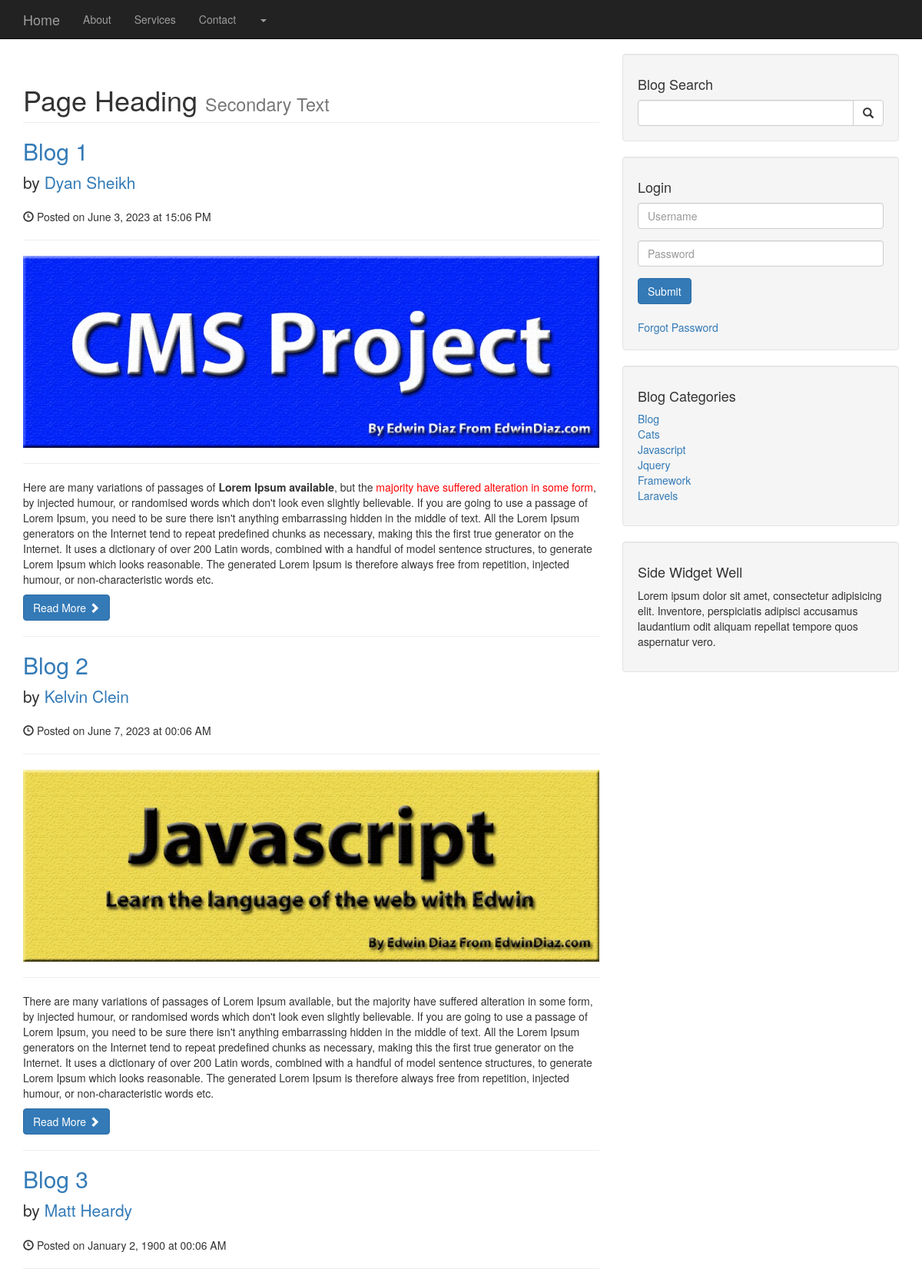
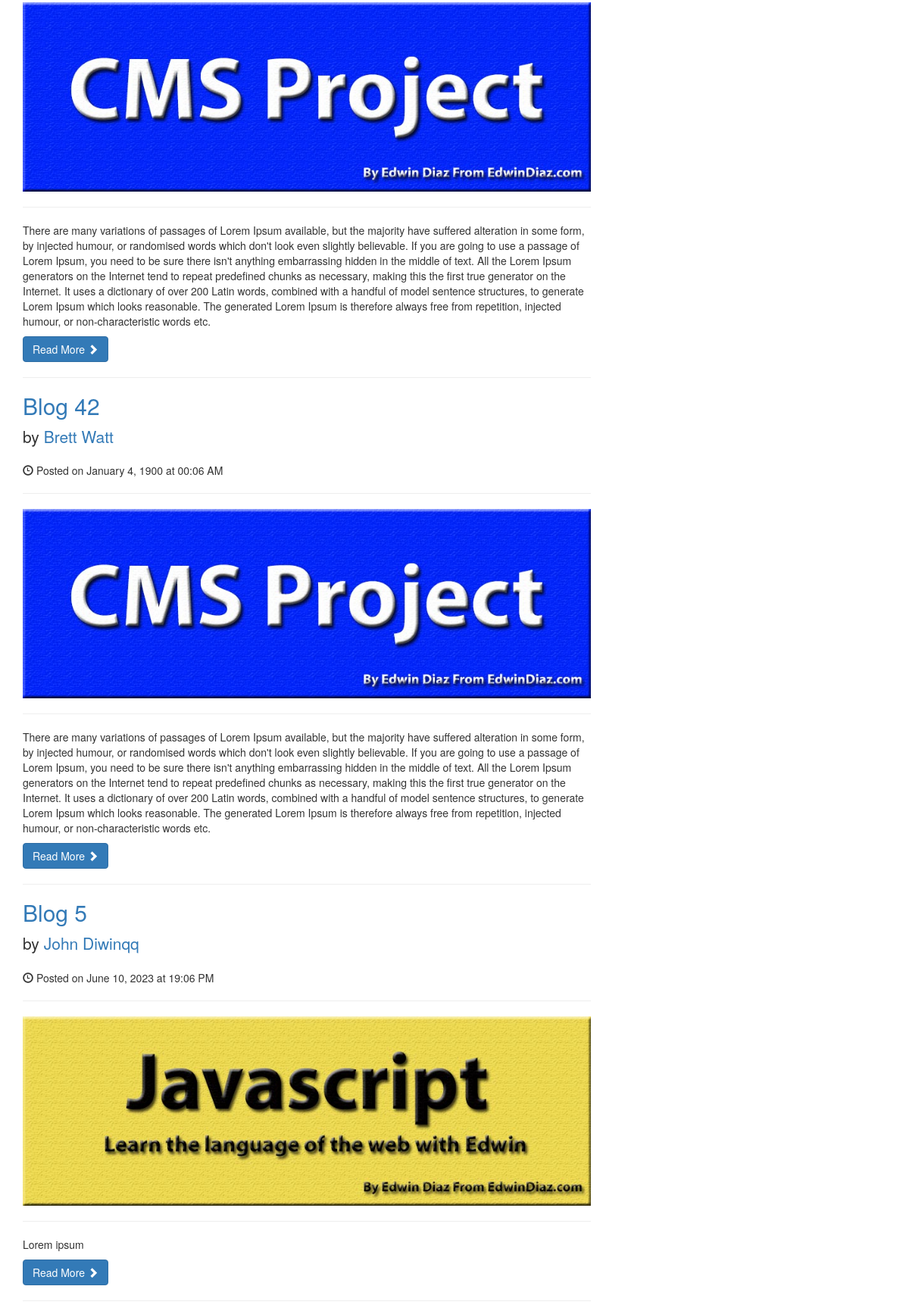
The page /users/index.php (upper part) on the database its author committed (2 pictures, top to bottom).
### tables this page shows
CREATE TABLE `tbl_posts` (
  `id` int(11) NOT NULL,
  `post_cat_id` int(11) DEFAULT NULL,
  `post_title` varchar(100) DEFAULT NULL,
  `post_author` varchar(100) DEFAULT NULL,
  `post_user` varchar(100) DEFAULT NULL,
  `post_date` varchar(100) DEFAULT NULL,
  `post_image` varchar(100) DEFAULT NULL,
  `post_content` longtext DEFAULT NULL,
  `post_tag` varchar(100) DEFAULT NULL,
  `post_comment_count` varchar(100) DEFAULT '0',
  `post_status` varchar(100) DEFAULT 'draft',
  `post_view_count` varchar(100) DEFAULT '0',
  `created_at` datetime NOT NULL DEFAULT current_timestamp(),
  `updated_at` timestamp NULL DEFAULT current_timestamp() ON UPDATE current_timestamp(),
  `deleted_at` datetime DEFAULT NULL
);

CREATE TABLE `tbl_category` (
  `id` int(11) NOT NULL,
  `cat_name` varchar(100) NOT NULL,
  `updated_at` date DEFAULT current_timestamp(),
  `deleted_at` date DEFAULT NULL
);

### database.php (called while the page is built, shortened)
<?php
class database{
    private $hostname = DB_HOSTNAME;
    private $dbName = DB_NAME;
    private $username = DB_USERNAME;
    private $password = DB_USERPWD;
    public function __construct(){
    try{
        if($this->conn = new mysqli($this->hostname,$this->username,$this->password,$this->dbName)){
            return $this->conn;
        }else{
            throw new Exception('Unable to connect');
        }
    }catch(Exception $e){
            echo $e->getMessage();
        }
    }
}
?>

### maincontroller.php (called while the page is built, shortened)
<?php
require_once "../database.php";
class maincontroller extends database{
    public function fetchAllData($table_name){
        $sql = "SELECT * FROM $table_name WHERE `deleted_at` IS NULL";
        $res = $this->conn->query($sql);
        if($res->num_rows > 0){
            return $res;
        }else{
            return false;
        }
    }
}
?>

### users/index.php (the view, shortened to what this page needs)
<?php
require_once "../maincontroller.php";
$obj = new maincontroller();
$result = $obj->fetchAllData("tbl_category");
$posts = $obj->fetchAllData("tbl_posts");
?>
<!DOCTYPE html>
<html lang="en">
<head>
    <link href="css/bootstrap.min.css" rel="stylesheet">
    <link href="css/blog-home.css" rel="stylesheet">
</head>
<body>
    <?php include "include/header.php"?>
    <div class="container">
        <div class="row">
            <div class="col-md-8">
                <h1 class="page-header">
                    Page Heading
                    <small>Secondary Text</small>
                </h1>
                <?php
                if($posts){
                foreach ($posts as $row){?>
                <h2>
                    <a href="userspost.php?edit=<?php echo $row['id'];?>"><?php echo ucfirst($row['post_title']) ;?></a>
                </h2>
                <p class="lead">
                    by <a href="userspost.php?edit=<?php echo $row['id'];?>"><?php echo ucfirst($row['post_author']) ;?></a>
                </p>
                <p><span class="glyphicon glyphicon-time"></span>
                <?php
                $text = $row['created_at'];
                $dd = explode(" ",$text);
                echo "Posted on " .date("F j, Y", strtotime($dd[0])) ." at ". date('H:m A', strtotime($dd[1]));
                ?>
                </p>
                <hr>
                <img class="img-responsive" src="../admin/images/posts/<?php echo $row['post_image']; ?>" alt="Post Image">
                <hr>
                <p><?php echo $row['post_content'];?></p>
                <a class="btn btn-primary" href="#">Read More <span class="glyphicon glyphicon-chevron-right"></span></a>
                <hr>
                <?php }} ?>
            </div>
            <div class="col-md-4">
                <div class="well">
                    <h4>Blog Search</h4>
                    <div class="input-group">
                        <input type="text" class="form-control">
                        <span class="input-group-btn">
                            <button class="btn btn-default" type="button">
                                <span class="glyphicon glyphicon-search"></span>
                        </button>
                        </span>
                    </div>
                </div>
                <?php if(isset($_SESSION['uname'])){?>
                <div class="well">
                    <form action="" method="post">
                    <button class="btn btn-primary" type="submit" name="logout">Logout</button>
                    </form>
                </div>
                <?php }else{?>
                <div class="well">
                    <h4>Login</h4>
                    <form action="" method="post">
                    <div class="form-group">
                        <input type="text" name="username" class="form-control" placeholder="Username">
                    </div>
                    <div class="form-group">
                        <input type="password" name="password" class="form-control" placeholder="Password">
                    </div>
                    <button class="btn btn-primary" type="submit" name="login">Submit</button>
                    </form>
                    <br/>
                    <a href="forgot.php" class="href">Forgot Password</a>
                </div>
                <?php } ?>
                <div class="well">
                    <h4>Blog Categories</h4>
                    <div class="row">
                        <div class="col-lg-6">
                            <ul class="list-unstyled">
                                <?php if($result) {foreach($result as $row){?>
                                    <li><a href="<?php echo $row['id'];?>"><?php echo $row['cat_name'];?></a></li>
                                <?php }}?>
                            </ul>
                        </div>
                    </div>
                </div>
                <div class="well">
                    <h4>Side Widget Well</h4>
                    <p>Lorem ipsum dolor sit amet, consectetur adipisicing elit. Inventore, perspiciatis adipisci accusamus laudantium odit aliquam repellat tempore quos aspernatur vero.</p>
                </div>
            </div>
        </div>
    </div>
</body>
</html>

### users/include/header.php (shortened to what this page needs)
<nav class="navbar navbar-inverse navbar-fixed-top" role="navigation">
        <div class="container">
            <div class="navbar-header">
                <a class="navbar-brand" href="javascript:history.go(-1)">Home</a>
            </div>
            <div class="collapse navbar-collapse" id="bs-example-navbar-collapse-1">
                <ul class="nav navbar-nav">
                    <li>
                        <a href="about.php">About</a>
                    </li>
                    <li>
                        <a href="services.php">Services</a>
                    </li>
                    <li>
                        <a href="contact.php">Contact</a>
                    </li>
                    <li class="dropdown">
                    <a href="#" class="dropdown-toggle" data-toggle="dropdown"><i class="fa fa-user"></i>
                    <b class="caret"></b></a>
                </li>
            </div>
        </div>
    </nav>

### users/css/blog-home.css (style rules this page uses)
body { padding-top: 70px; }

### rows shown on the page
tbl_posts: post_title "Blog 1", post_author "Dyan Sheikh", created_at "June 3, 2023", created_at "15:06 PM", post_image (picture), post_content "Here are many variations of passages of Lorem Ipsum available , but the majority have suffered alteration in some form , by injected humour, or randomised words which don't look even slightly believable. If you are going to use a passage of Lorem Ipsum, you need to be sure there isn't anything embarrassing hidden in the middle of text. All the Lorem Ipsum generators on the Internet tend to repeat predefined chunks as necessary, making this the first true generator on the Internet. It uses a dictionary of over 200 Latin words, combined with a handful of model sentence structures, to generate Lorem Ipsum which looks reasonable. The generated Lorem Ipsum is therefore always free from…"
tbl_posts: post_title "Blog 2", post_author "Kelvin Clein", created_at "June 7, 2023", created_at "00:06 AM", post_image (picture), post_content "There are many variations of passages of Lorem Ipsum available, but the majority have suffered alteration in some form, by injected humour, or randomised words which don't look even slightly believable. If you are going to use a passage of Lorem Ipsum, you need to be sure there isn't anything embarrassing hidden in the middle of text. All the Lorem Ipsum generators on the Internet tend to repeat predefined chunks as necessary, making this the first true generator on the Internet. It uses a dictionary of over 200 Latin words, combined with a handful of model sentence structures, to generate Lorem Ipsum which looks reasonable. The generated Lorem Ipsum is therefore always free from…"
tbl_posts: post_title "Blog 3", post_author "Matt Heardy", created_at "January 2, 1900", created_at "00:06 AM", post_image (picture), post_content "There are many variations of passages of Lorem Ipsum available, but the majority have suffered alteration in some form, by injected humour, or randomised words which don't look even slightly believable. If you are going to use a passage of Lorem Ipsum, you need to be sure there isn't anything embarrassing hidden in the middle of text. All the Lorem Ipsum generators on the Internet tend to repeat predefined chunks as necessary, making this the first true generator on the Internet. It uses a dictionary of over 200 Latin words, combined with a handful of model sentence structures, to generate Lorem Ipsum which looks reasonable. The generated Lorem Ipsum is therefore always free from…"
tbl_posts: post_title "Blog 42", post_author "Brett Watt", created_at "January 4, 1900", created_at "00:06 AM", post_image (picture), post_content "There are many variations of passages of Lorem Ipsum available, but the majority have suffered alteration in some form, by injected humour, or randomised words which don't look even slightly believable. If you are going to use a passage of Lorem Ipsum, you need to be sure there isn't anything embarrassing hidden in the middle of text. All the Lorem Ipsum generators on the Internet tend to repeat predefined chunks as necessary, making this the first true generator on the Internet. It uses a dictionary of over 200 Latin words, combined with a handful of model sentence structures, to generate Lorem Ipsum which looks reasonable. The generated Lorem Ipsum is therefore always free from…"
tbl_posts: post_title "Blog 5", post_author "John Diwinqq", created_at "June 10, 2023", created_at "19:06 PM", post_image (picture), post_content "Lorem ipsum"
tbl_category: cat_name "Blog"
tbl_category: cat_name "Cats"
tbl_category: cat_name "Javascript"
tbl_category: cat_name "Jquery"
tbl_category: cat_name "Framework"
tbl_category: cat_name "Laravels"
